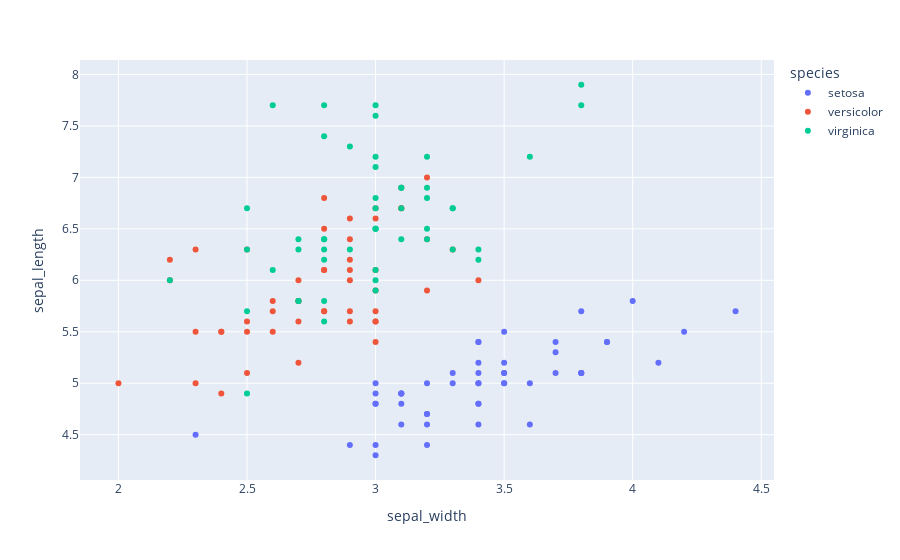

The cell this chart's notebook holds for it:
### Markdown cell above
Passo 5

### Code cell
import plotly.express as px

import plotly.express as px
df = px.data.iris()
fig = px.scatter(df, x="sepal_width", y="sepal_length", color="species")
fig.show()

### Figure 1 — Plotly figure (JSON) as saved in the notebook; plotly's stock layout.template omitted (floating-point values rounded to 4 significant figures)
{"data": [{"hovertemplate": "species=setosa<br>sepal_width=%{x}<br>sepal_length=%{y}<extra></extra>", "legendgroup": "setosa", "marker": {"color": "#636efa", "symbol": "circle"}, "mode": "markers", "name": "setosa", "orientation": "v", "showlegend": true, "type": "scatter", "x": [3.5, 3, 3.2, 3.1, 3.6, 3.9, 3.4, 3.4, 2.9, 3.1, 3.7, 3.4, 3, 3, 4, 4.4, 3.9, 3.5, 3.8, 3.8, 3.4, 3.7, 3.6, 3.3, 3.4, 3, 3.4, 3.5, 3.4, 3.2, 3.1, 3.4, 4.1, 4.2, 3.1, 3.2, 3.5, 3.1, 3, 3.4, 3.5, 2.3, 3.2, 3.5, 3.8, 3, 3.8, 3.2, 3.7, 3.3], "xaxis": "x", "y": [5.1, 4.9, 4.7, 4.6, 5, 5.4, 4.6, 5, 4.4, 4.9, 5.4, 4.8, 4.8, 4.3, 5.8, 5.7, 5.4, 5.1, 5.7, 5.1, 5.4, 5.1, 4.6, 5.1, 4.8, 5, 5, 5.2, 5.2, 4.7, 4.8, 5.4, 5.2, 5.5, 4.9, 5, 5.5, 4.9, 4.4, 5.1, 5, 4.5, 4.4, 5, 5.1, 4.8, 5.1, 4.6, 5.3, 5], "yaxis": "y"}, {"hovertemplate": "species=versicolor<br>sepal_width=%{x}<br>sepal_length=%{y}<extra></extra>", "legendgroup": "versicolor", "marker": {"color": "#EF553B", "symbol": "circle"}, "mode": "markers", "name": "versicolor", "orientation": "v", "showlegend": true, "type": "scatter", "x": [3.2, 3.2, 3.1, 2.3, 2.8, 2.8, 3.3, 2.4, 2.9, 2.7, 2, 3, 2.2, 2.9, 2.9, 3.1, 3, 2.7, 2.2, 2.5, 3.2, 2.8, 2.5, 2.8, 2.9, 3, 2.8, 3, 2.9, 2.6, 2.4, 2.4, 2.7, 2.7, 3, 3.4, 3.1, 2.3, 3, 2.5, 2.6, 3, 2.6, 2.3, 2.7, 3, 2.9, 2.9, 2.5, 2.8], "xaxis": "x", "y": [7, 6.4, 6.9, 5.5, 6.5, 5.7, 6.3, 4.9, 6.6, 5.2, 5, 5.9, 6, 6.1, 5.6, 6.7, 5.6, 5.8, 6.2, 5.6, 5.9, 6.1, 6.3, 6.1, 6.4, 6.6, 6.8, 6.7, 6, 5.7, 5.5, 5.5, 5.8, 6, 5.4, 6, 6.7, 6.3, 5.6, 5.5, 5.5, 6.1, 5.8, 5, 5.6, 5.7, 5.7, 6.2, 5.1, 5.7], "yaxis": "y"}, {"hovertemplate": "species=virginica<br>sepal_width=%{x}<br>sepal_length=%{y}<extra></extra>", "legendgroup": "virginica", "marker": {"color": "#00cc96", "symbol": "circle"}, "mode": "markers", "name": "virginica", "orientation": "v", "showlegend": true, "type": "scatter", "x": [3.3, 2.7, 3, 2.9, 3, 3, 2.5, 2.9, 2.5, 3.6, 3.2, 2.7, 3, 2.5, 2.8, 3.2, 3, 3.8, 2.6, 2.2, 3.2, 2.8, 2.8, 2.7, 3.3, 3.2, 2.8, 3, 2.8, 3, 2.8, 3.8, 2.8, 2.8, 2.6, 3, 3.4, 3.1, 3, 3.1, 3.1, 3.1, 2.7, 3.2, 3.3, 3, 2.5, 3, 3.4, 3], "xaxis": "x", "y": [6.3, 5.8, 7.1, 6.3, 6.5, 7.6, 4.9, 7.3, 6.7, 7.2, 6.5, 6.4, 6.8, 5.7, 5.8, 6.4, 6.5, 7.7, 7.7, 6, 6.9, 5.6, 7.7, 6.3, 6.7, 7.2, 6.2, 6.1, 6.4, 7.2, 7.4, 7.9, 6.4, 6.3, 6.1, 7.7, 6.3, 6.4, 6, 6.9, 6.7, 6.9, 5.8, 6.8, 6.7, 6.7, 6.3, 6.5, 6.2, 5.9], "yaxis": "y"}], "layout": {"legend": {"title": {"text": "species"}, "tracegroupgap": 0}, "margin": {"t": 60}, "xaxis": {"anchor": "y", "domain": [0, 1], "title": {"text": "sepal_width"}}, "yaxis": {"anchor": "x", "domain": [0, 1], "title": {"text": "sepal_length"}}}}
